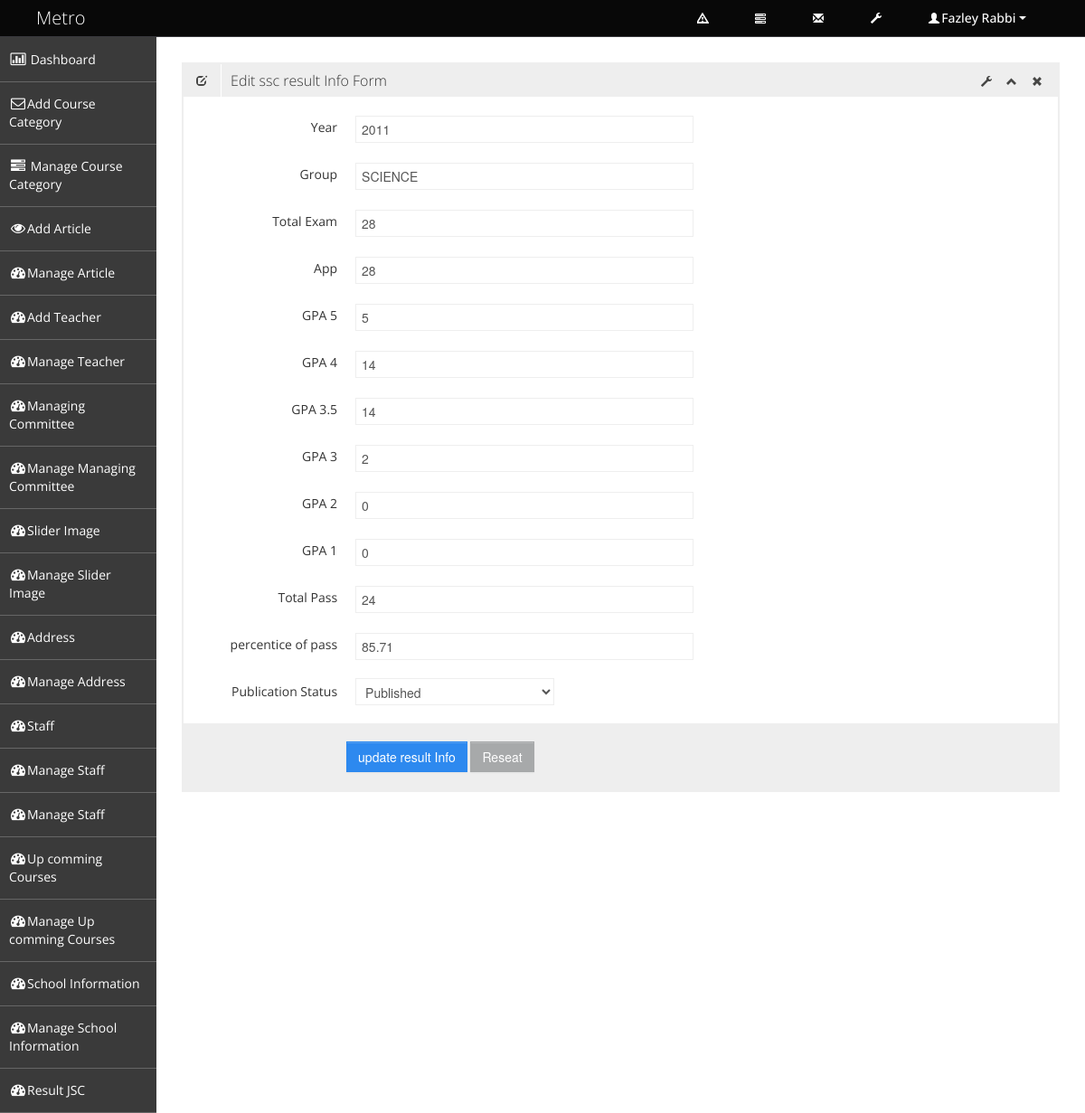
The page /admin/edit_result_ssc_info.php?id=1 (signed in) on the database its author committed.
### tables this page shows
CREATE TABLE IF NOT EXISTS `tbl_hsc_result` (
  `ssc_result_id` int(3) NOT NULL AUTO_INCREMENT,
  `year` varchar(10) NOT NULL,
  `group1` varchar(10) NOT NULL,
  `total_exam` varchar(10) NOT NULL,
  `app` varchar(10) NOT NULL,
  `gpa_five` varchar(10) NOT NULL,
  `gpa_four` varchar(10) NOT NULL,
  `gpa_three_point_five` varchar(10) NOT NULL,
  `gpa_three` varchar(10) NOT NULL,
  `gpa_two` varchar(10) NOT NULL,
  `gpa_one` varchar(10) NOT NULL,
  `total_pass` varchar(10) NOT NULL,
  `percentice_of_pass` varchar(10) NOT NULL,
  `publication_status` tinyint(1) NOT NULL,
  PRIMARY KEY (`ssc_result_id`)
);

### admin/edit_result_ssc_info.php (called while the page is built, shortened)
<?php
include './admin_master.php';

### classes/super_admin.php (called while the page is built, shortened)
<?php
class Super_admin {
    protected $db_connect;
    public function __construct() {
        $host_name = 'localhost';
        $user_name = 'root';
        $password = 'wamp';
        $db_name = 'db_school_manage_system';
        $this->db_connect = mysqli_connect($host_name, $user_name, $password, $db_name);
    }
    public function select_result_ssc_info_by_id($ssc_result_id) {
        $sql = "SELECT * FROM tbl_hsc_result WHERE ssc_result_id='$ssc_result_id'";
        if (mysqli_query($this->db_connect, $sql)) {
            $query_result = mysqli_query($this->db_connect, $sql);
            return $query_result;
        } else {
            die('Query Problem' . mysqli_error($this->db_connect));
        }
    }
}

### admin/pages/edit_result_ssc_content.php (the view, shortened to what this page needs)
<?php
    $ssc_result_id = $_GET['id'];
    $query_result = $obj_sup_admin->select_result_ssc_info_by_id($ssc_result_id);
    $result_ssc_info = mysqli_fetch_assoc($query_result);
?>
<div class="row-fluid sortable">
    <div class="box span12">
        <div class="box-header" data-original-title>
            <h2><i class="halflings-icon edit"></i><span class="break"></span>Edit ssc result Info Form</h2>
            <div class="box-icon">
                <a href="#" class="btn-setting"><i class="halflings-icon wrench"></i></a>
                <a href="#" class="btn-minimize"><i class="halflings-icon chevron-up"></i></a>
                <a href="#" class="btn-close"><i class="halflings-icon remove"></i></a>
            </div>
        </div>
        <div class="box-content">
            <form class="form-horizontal" name="edit_result_ssc_form" action="" method="post">
                <fieldset>
                    <div class="control-group">
                        <label class="control-label" for="typeahead">Year </label>
                        <div class="controls">
                            <input type="text" name="year" value="<?php echo $result_ssc_info['year']; ?>" class="span6 typeahead" id="typeahead"  data-provide="typeahead" data-items="4" data-source='["Alabama","Alaska","Arizona","Arkansas","California","Colorado","Connecticut","Delaware","Florida","Georgia","Hawaii","Idaho","Illinois","Indiana","Iowa","Kansas","Kentucky","Louisiana","Maine","Maryland","Massachusetts","Michigan","Minnesota","Mississippi","Missouri","Montana","Nebraska","Nevada","New Hampshire","New Jersey","New Mexico","New York","North Dakota","North Carolina","Ohio","Oklahoma","Oregon","Pennsylvania","Rhode Island","South Carolina","South Dakota","Tennessee","Texas","Utah","Vermont","Virginia","Washington","West Virginia","Wisconsin","Wyoming"]'>
                        </div>
                    </div>
                    <div class="control-group hidden-phone">
                        <label class="control-label"  for="textarea2">Group</label>
                        <div class="controls">
                            <input type="text" name="group1" value="<?php echo $result_ssc_info['group1']; ?>" class="span6 typeahead" id="typeahead"  data-provide="typeahead" data-items="4" data-source='["Alabama","Alaska","Arizona","Arkansas","California","Colorado","Connecticut","Delaware","Florida","Georgia","Hawaii","Idaho","Illinois","Indiana","Iowa","Kansas","Kentucky","Louisiana","Maine","Maryland","Massachusetts","Michigan","Minnesota","Mississippi","Missouri","Montana","Nebraska","Nevada","New Hampshire","New Jersey","New Mexico","New York","North Dakota","North Carolina","Ohio","Oklahoma","Oregon","Pennsylvania","Rhode Island","South Carolina","South Dakota","Tennessee","Texas","Utah","Vermont","Virginia","Washington","West Virginia","Wisconsin","Wyoming"]'>
                        </div>
                    </div>
                    <div class="control-group hidden-phone">
                        <label class="control-label"  for="textarea2">Total Exam</label>
                        <div class="controls">
                            <input type="text" name="total_exam" value="<?php echo $result_ssc_info['total_exam']; ?>" class="span6 typeahead" id="typeahead"  data-provide="typeahead" data-items="4" data-source='["Alabama","Alaska","Arizona","Arkansas","California","Colorado","Connecticut","Delaware","Florida","Georgia","Hawaii","Idaho","Illinois","Indiana","Iowa","Kansas","Kentucky","Louisiana","Maine","Maryland","Massachusetts","Michigan","Minnesota","Mississippi","Missouri","Montana","Nebraska","Nevada","New Hampshire","New Jersey","New Mexico","New York","North Dakota","North Carolina","Ohio","Oklahoma","Oregon","Pennsylvania","Rhode Island","South Carolina","South Dakota","Tennessee","Texas","Utah","Vermont","Virginia","Washington","West Virginia","Wisconsin","Wyoming"]'>
                        </div>
                    </div>
                    <div class="control-group hidden-phone">
                        <label class="control-label"  for="textarea2">App</label>
                        <div class="controls">
                            <input type="text" name="app" value="<?php echo $result_ssc_info['app']; ?>" class="span6 typeahead" id="typeahead"  data-provide="typeahead" data-items="4" data-source='["Alabama","Alaska","Arizona","Arkansas","California","Colorado","Connecticut","Delaware","Florida","Georgia","Hawaii","Idaho","Illinois","Indiana","Iowa","Kansas","Kentucky","Louisiana","Maine","Maryland","Massachusetts","Michigan","Minnesota","Mississippi","Missouri","Montana","Nebraska","Nevada","New Hampshire","New Jersey","New Mexico","New York","North Dakota","North Carolina","Ohio","Oklahoma","Oregon","Pennsylvania","Rhode Island","South Carolina","South Dakota","Tennessee","Texas","Utah","Vermont","Virginia","Washington","West Virginia","Wisconsin","Wyoming"]'>
                        </div>
                    </div>
                    <div class="control-group hidden-phone">
                        <label class="control-label"  for="textarea2">GPA 5</label>
                        <div class="controls">
                            <input type="text" name="gpa_five" value="<?php echo $result_ssc_info['gpa_five']; ?>" class="span6 typeahead" id="typeahead"  data-provide="typeahead" data-items="4" data-source='["Alabama","Alaska","Arizona","Arkansas","California","Colorado","Connecticut","Delaware","Florida","Georgia","Hawaii","Idaho","Illinois","Indiana","Iowa","Kansas","Kentucky","Louisiana","Maine","Maryland","Massachusetts","Michigan","Minnesota","Mississippi","Missouri","Montana","Nebraska","Nevada","New Hampshire","New Jersey","New Mexico","New York","North Dakota","North Carolina","Ohio","Oklahoma","Oregon","Pennsylvania","Rhode Island","South Carolina","South Dakota","Tennessee","Texas","Utah","Vermont","Virginia","Washington","West Virginia","Wisconsin","Wyoming"]'>
                        </div>
                    </div>
                    <div class="control-group hidden-phone">
                        <label class="control-label"  for="textarea2">GPA 4</label>
                        <div class="controls">
                            <input type="text" name="gpa_four" value="<?php echo $result_ssc_info['gpa_four']; ?>" class="span6 typeahead" id="typeahead"  data-provide="typeahead" data-items="4" data-source='["Alabama","Alaska","Arizona","Arkansas","California","Colorado","Connecticut","Delaware","Florida","Georgia","Hawaii","Idaho","Illinois","Indiana","Iowa","Kansas","Kentucky","Louisiana","Maine","Maryland","Massachusetts","Michigan","Minnesota","Mississippi","Missouri","Montana","Nebraska","Nevada","New Hampshire","New Jersey","New Mexico","New York","North Dakota","North Carolina","Ohio","Oklahoma","Oregon","Pennsylvania","Rhode Island","South Carolina","South Dakota","Tennessee","Texas","Utah","Vermont","Virginia","Washington","West Virginia","Wisconsin","Wyoming"]'>
                        </div>
                    </div>
                    <div class="control-group hidden-phone">
                        <label class="control-label"  for="textarea2">GPA 3.5</label>
                        <div class="controls">
                            <input type="text" name="gpa_four" value="<?php echo $result_ssc_info['gpa_four']; ?>" class="span6 typeahead" id="typeahead"  data-provide="typeahead" data-items="4" data-source='["Alabama","Alaska","Arizona","Arkansas","California","Colorado","Connecticut","Delaware","Florida","Georgia","Hawaii","Idaho","Illinois","Indiana","Iowa","Kansas","Kentucky","Louisiana","Maine","Maryland","Massachusetts","Michigan","Minnesota","Mississippi","Missouri","Montana","Nebraska","Nevada","New Hampshire","New Jersey","New Mexico","New York","North Dakota","North Carolina","Ohio","Oklahoma","Oregon","Pennsylvania","Rhode Island","South Carolina","South Dakota","Tennessee","Texas","Utah","Vermont","Virginia","Washington","West Virginia","Wisconsin","Wyoming"]'>
                        </div>
                    </div>
                    <div class="control-group hidden-phone">
                        <label class="control-label"  for="textarea2">GPA 3</label>
                        <div class="controls">
                            <input type="text" name="gpa_three" value="<?php echo $result_ssc_info['gpa_three']; ?>" class="span6 typeahead" id="typeahead"  data-provide="typeahead" data-items="4" data-source='["Alabama","Alaska","Arizona","Arkansas","California","Colorado","Connecticut","Delaware","Florida","Georgia","Hawaii","Idaho","Illinois","Indiana","Iowa","Kansas","Kentucky","Louisiana","Maine","Maryland","Massachusetts","Michigan","Minnesota","Mississippi","Missouri","Montana","Nebraska","Nevada","New Hampshire","New Jersey","New Mexico","New York","North Dakota","North Carolina","Ohio","Oklahoma","Oregon","Pennsylvania","Rhode Island","South Carolina","South Dakota","Tennessee","Texas","Utah","Vermont","Virginia","Washington","West Virginia","Wisconsin","Wyoming"]'>
                        </div>
                    </div>
                    <div class="control-group hidden-phone">
                        <label class="control-label"  for="textarea2">GPA 2</label>
                        <div class="controls">
                            <input type="text" name="gpa_two" value="<?php echo $result_ssc_info['gpa_two']; ?>" class="span6 typeahead" id="typeahead"  data-provide="typeahead" data-items="4" data-source='["Alabama","Alaska","Arizona","Arkansas","California","Colorado","Connecticut","Delaware","Florida","Georgia","Hawaii","Idaho","Illinois","Indiana","Iowa","Kansas","Kentucky","Louisiana","Maine","Maryland","Massachusetts","Michigan","Minnesota","Mississippi","Missouri","Montana","Nebraska","Nevada","New Hampshire","New Jersey","New Mexico","New York","North Dakota","North Carolina","Ohio","Oklahoma","Oregon","Pennsylvania","Rhode Island","South Carolina","South Dakota","Tennessee","Texas","Utah","Vermont","Virginia","Washington","West Virginia","Wisconsin","Wyoming"]'>
                        </div>
                    </div>
                    <div class="control-group hidden-phone">
                        <label class="control-label"  for="textarea2">GPA 1</label>
                        <div class="controls">
                            <input type="text" name="gpa_one" value="<?php echo $result_ssc_info['gpa_one']; ?>" class="span6 typeahead" id="typeahead"  data-provide="typeahead" data-items="4" data-source='["Alabama","Alaska","Arizona","Arkansas","California","Colorado","Connecticut","Delaware","Florida","Georgia","Hawaii","Idaho","Illinois","Indiana","Iowa","Kansas","Kentucky","Louisiana","Maine","Maryland","Massachusetts","Michigan","Minnesota","Mississippi","Missouri","Montana","Nebraska","Nevada","New Hampshire","New Jersey","New Mexico","New York","North Dakota","North Carolina","Ohio","Oklahoma","Oregon","Pennsylvania","Rhode Island","South Carolina","South Dakota","Tennessee","Texas","Utah","Vermont","Virginia","Washington","West Virginia","Wisconsin","Wyoming"]'>
                        </div>
                    </div>
                    <div class="control-group hidden-phone">
                        <label class="control-label"  for="textarea2">Total Pass</label>
                        <div class="controls">
                            <input type="text" name="total_pass" value="<?php echo $result_ssc_info['total_pass']; ?>" class="span6 typeahead" id="typeahead"  data-provide="typeahead" data-items="4" data-source='["Alabama","Alaska","Arizona","Arkansas","California","Colorado","Connecticut","Delaware","Florida","Georgia","Hawaii","Idaho","Illinois","Indiana","Iowa","Kansas","Kentucky","Louisiana","Maine","Maryland","Massachusetts","Michigan","Minnesota","Mississippi","Missouri","Montana","Nebraska","Nevada","New Hampshire","New Jersey","New Mexico","New York","North Dakota","North Carolina","Ohio","Oklahoma","Oregon","Pennsylvania","Rhode Island","South Carolina","South Dakota","Tennessee","Texas","Utah","Vermont","Virginia","Washington","West Virginia","Wisconsin","Wyoming"]'>
                        </div>
                    </div>
                    <div class="control-group hidden-phone">
                        <label class="control-label"  for="textarea2">percentice of pass</label>
                        <div class="controls">
                            <input type="text" name="percentice_of_pass" value="<?php echo $result_ssc_info['percentice_of_pass']; ?>" class="span6 typeahead" id="typeahead"  data-provide="typeahead" data-items="4" data-source='["Alabama","Alaska","Arizona","Arkansas","California","Colorado","Connecticut","Delaware","Florida","Georgia","Hawaii","Idaho","Illinois","Indiana","Iowa","Kansas","Kentucky","Louisiana","Maine","Maryland","Massachusetts","Michigan","Minnesota","Mississippi","Missouri","Montana","Nebraska","Nevada","New Hampshire","New Jersey","New Mexico","New York","North Dakota","North Carolina","Ohio","Oklahoma","Oregon","Pennsylvania","Rhode Island","South Carolina","South Dakota","Tennessee","Texas","Utah","Vermont","Virginia","Washington","West Virginia","Wisconsin","Wyoming"]'>
                        </div>
                    </div>
                    <div class="control-group">
                        <label class="control-label" for="selectError3">Publication Status</label>
                        <div class="controls">
                            <select id="selectError3" value="<?php echo $result_ssc_info['publication_status']; ?>" name="publication_status">
                                <option value="1">Published</option>
                            </select>
                        </div>
                    </div>
                    <div class="form-actions">
                        <button type="submit" name="btn" class="btn btn-primary">update result Info</button>
                        <button type="reset" class="btn">Reseat</button>
                    </div>
                </fieldset>
            </form>
        </div>
    </div>
</div>

### rows shown on the page
tbl_hsc_result: year "2011", group1 "SCIENCE", total_exam "28", app "28", gpa_five "5", gpa_four "14", gpa_three "2", gpa_two "0", gpa_one "0", total_pass "24", percentice_of_pass "85.71", publication_status "Published"

### other values the page prints
$_SESSION['admin_name'] "Fazley Rabbi"
